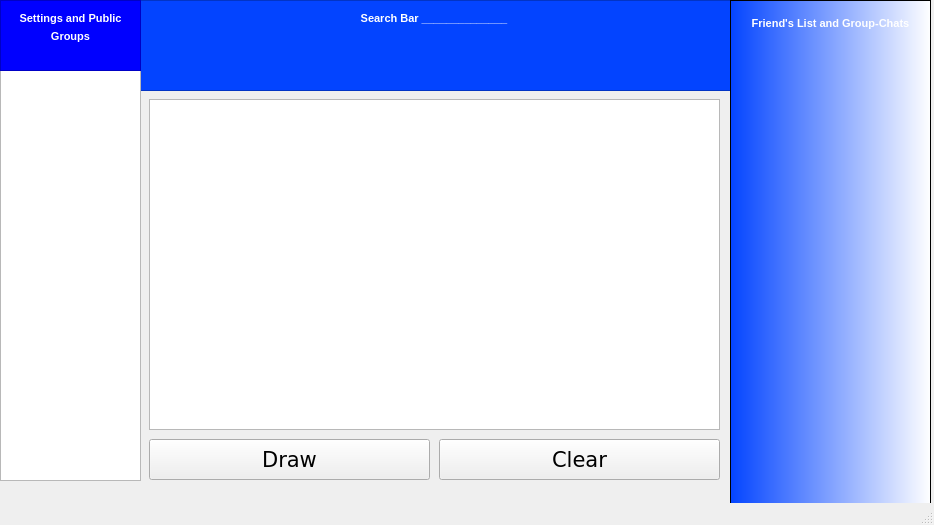
<?xml version="1.0" encoding="UTF-8"?>
<ui version="4.0">
 <class>MainWindow</class>
 <widget class="QMainWindow" name="MainWindow">
  <property name="geometry">
   <rect>
    <x>0</x>
    <y>0</y>
    <width>934</width>
    <height>525</height>
   </rect>
  </property>
  <property name="windowTitle">
   <string>MainWindow</string>
  </property>
  <widget class="QWidget" name="centralwidget">
   <widget class="QWidget" name="verticalLayoutWidget">
    <property name="geometry">
     <rect>
      <x>140</x>
      <y>0</y>
      <width>591</width>
      <height>91</height>
     </rect>
    </property>
    <layout class="QVBoxLayout" name="verticalLayout">
     <item>
      <widget class="QTextBrowser" name="textBrowser_3">
       <property name="styleSheet">
        <string notr="true">background-color:rgba(3, 68, 255, 255)</string>
       </property>
       <property name="html">
        <string>&lt;!DOCTYPE HTML PUBLIC &quot;-//W3C//DTD HTML 4.0//EN&quot; &quot;http://www.w3.org/TR/REC-html40/strict.dtd&quot;&gt;
&lt;html&gt;&lt;head&gt;&lt;meta name=&quot;qrichtext&quot; content=&quot;1&quot; /&gt;&lt;style type=&quot;text/css&quot;&gt;
p, li { white-space: pre-wrap; }
&lt;/style&gt;&lt;/head&gt;&lt;body style=&quot; font-family:'MS Shell Dlg 2'; font-size:8.25pt; font-weight:400; font-style:normal;&quot;&gt;
&lt;p align=&quot;center&quot; style=&quot; margin-top:0px; margin-bottom:0px; margin-left:0px; margin-right:0px; -qt-block-indent:0; text-indent:0px;&quot;&gt;&lt;span style=&quot; font-size:12pt; font-weight:600; color:#ffffff; vertical-align:sub;&quot;&gt;Search Bar ______________ &lt;/span&gt;&lt;/p&gt;&lt;/body&gt;&lt;/html&gt;</string>
       </property>
      </widget>
     </item>
    </layout>
   </widget>
   <widget class="QWidget" name="horizontalLayoutWidget">
    <property name="geometry">
     <rect>
      <x>0</x>
      <y>0</y>
      <width>141</width>
      <height>561</height>
     </rect>
    </property>
    <layout class="QHBoxLayout" name="menu">
     <item>
      <widget class="QWidget" name="widget_2" native="true">
       <widget class="PlotWidget" name="graphicsView_2">
        <property name="geometry">
         <rect>
          <x>0</x>
          <y>70</y>
          <width>141</width>
          <height>411</height>
         </rect>
        </property>
       </widget>
       <widget class="QTextBrowser" name="textBrowser">
        <property name="geometry">
         <rect>
          <x>0</x>
          <y>0</y>
          <width>141</width>
          <height>71</height>
         </rect>
        </property>
        <property name="styleSheet">
         <string notr="true">background-color:rgb(0, 0, 255)</string>
        </property>
        <property name="html">
         <string>&lt;!DOCTYPE HTML PUBLIC &quot;-//W3C//DTD HTML 4.0//EN&quot; &quot;http://www.w3.org/TR/REC-html40/strict.dtd&quot;&gt;
&lt;html&gt;&lt;head&gt;&lt;meta name=&quot;qrichtext&quot; content=&quot;1&quot; /&gt;&lt;style type=&quot;text/css&quot;&gt;
p, li { white-space: pre-wrap; }
&lt;/style&gt;&lt;/head&gt;&lt;body style=&quot; font-family:'MS Shell Dlg 2'; font-size:8.25pt; font-weight:400; font-style:normal;&quot;&gt;
&lt;p align=&quot;center&quot; style=&quot; margin-top:0px; margin-bottom:0px; margin-left:0px; margin-right:0px; -qt-block-indent:0; text-indent:0px;&quot;&gt;&lt;span style=&quot; font-size:12pt; font-weight:600; color:#ffffff; vertical-align:sub;&quot;&gt;Settings and Public Groups&lt;/span&gt;&lt;/p&gt;
&lt;p align=&quot;center&quot; style=&quot;-qt-paragraph-type:empty; margin-top:0px; margin-bottom:0px; margin-left:0px; margin-right:0px; -qt-block-indent:0; text-indent:0px; font-size:12pt; font-weight:600; color:#ffffff; vertical-align:sub;&quot;&gt;&lt;br /&gt;&lt;/p&gt;&lt;/body&gt;&lt;/html&gt;</string>
        </property>
       </widget>
      </widget>
     </item>
    </layout>
   </widget>
   <widget class="QWidget" name="horizontalLayoutWidget_2">
    <property name="geometry">
     <rect>
      <x>730</x>
      <y>0</y>
      <width>201</width>
      <height>561</height>
     </rect>
    </property>
    <layout class="QHBoxLayout" name="friends">
     <item>
      <widget class="QTextBrowser" name="textBrowser_4">
       <property name="styleSheet">
        <string notr="true">background-color:qlineargradient(spread:pad, x1:0, y1:0, x2:1, y2:0, stop:0 rgba(3, 68, 255, 255), stop:1 rgba(255, 255, 255, 255))</string>
       </property>
       <property name="html">
        <string>&lt;!DOCTYPE HTML PUBLIC &quot;-//W3C//DTD HTML 4.0//EN&quot; &quot;http://www.w3.org/TR/REC-html40/strict.dtd&quot;&gt;
&lt;html&gt;&lt;head&gt;&lt;meta name=&quot;qrichtext&quot; content=&quot;1&quot; /&gt;&lt;style type=&quot;text/css&quot;&gt;
p, li { white-space: pre-wrap; }
&lt;/style&gt;&lt;/head&gt;&lt;body style=&quot; font-family:'MS Shell Dlg 2'; font-size:8.25pt; font-weight:400; font-style:normal;&quot;&gt;
&lt;p align=&quot;center&quot; style=&quot;-qt-paragraph-type:empty; margin-top:0px; margin-bottom:0px; margin-left:0px; margin-right:0px; -qt-block-indent:0; text-indent:0px;&quot;&gt;&lt;br /&gt;&lt;/p&gt;
&lt;p align=&quot;center&quot; style=&quot; margin-top:0px; margin-bottom:0px; margin-left:0px; margin-right:0px; -qt-block-indent:0; text-indent:0px;&quot;&gt;&lt;span style=&quot; font-size:12pt; font-weight:600; color:#ffffff; vertical-align:super;&quot;&gt;Friend's List and Group-Chats&lt;/span&gt;&lt;/p&gt;&lt;/body&gt;&lt;/html&gt;</string>
       </property>
      </widget>
     </item>
    </layout>
   </widget>
   <widget class="QWidget" name="widget" native="true">
    <property name="geometry">
     <rect>
      <x>139</x>
      <y>89</y>
      <width>591</width>
      <height>401</height>
     </rect>
    </property>
    <widget class="PlotWidget" name="graphicsView">
     <property name="geometry">
      <rect>
       <x>10</x>
       <y>10</y>
       <width>571</width>
       <height>331</height>
      </rect>
     </property>
    </widget>
    <widget class="QPushButton" name="pushButton">
     <property name="geometry">
      <rect>
       <x>10</x>
       <y>350</y>
       <width>281</width>
       <height>41</height>
      </rect>
     </property>
     <property name="font">
      <font>
       <family>Verdana</family>
       <pointsize>16</pointsize>
      </font>
     </property>
     <property name="text">
      <string>Draw</string>
     </property>
    </widget>
    <widget class="QPushButton" name="pushButton_2">
     <property name="geometry">
      <rect>
       <x>300</x>
       <y>350</y>
       <width>281</width>
       <height>41</height>
      </rect>
     </property>
     <property name="font">
      <font>
       <family>Verdana</family>
       <pointsize>16</pointsize>
      </font>
     </property>
     <property name="text">
      <string>Clear</string>
     </property>
    </widget>
   </widget>
  </widget>
  <widget class="QMenuBar" name="menubar">
   <property name="geometry">
    <rect>
     <x>0</x>
     <y>0</y>
     <width>934</width>
     <height>21</height>
    </rect>
   </property>
  </widget>
  <widget class="QStatusBar" name="statusbar"/>
 </widget>
 <customwidgets>
  <customwidget>
   <class>PlotWidget</class>
   <extends>QGraphicsView</extends>
   <header>pyqtgraph</header>
  </customwidget>
 </customwidgets>
 <resources/>
 <connections/>
</ui>
